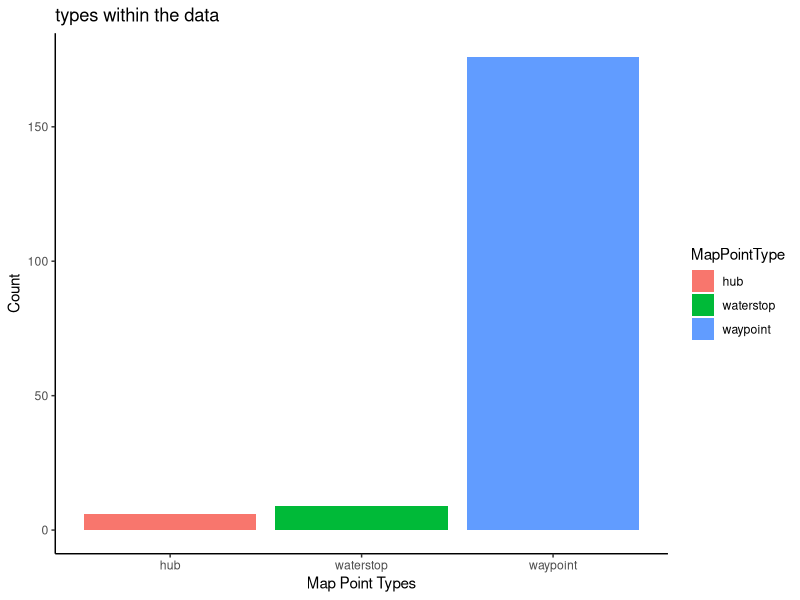
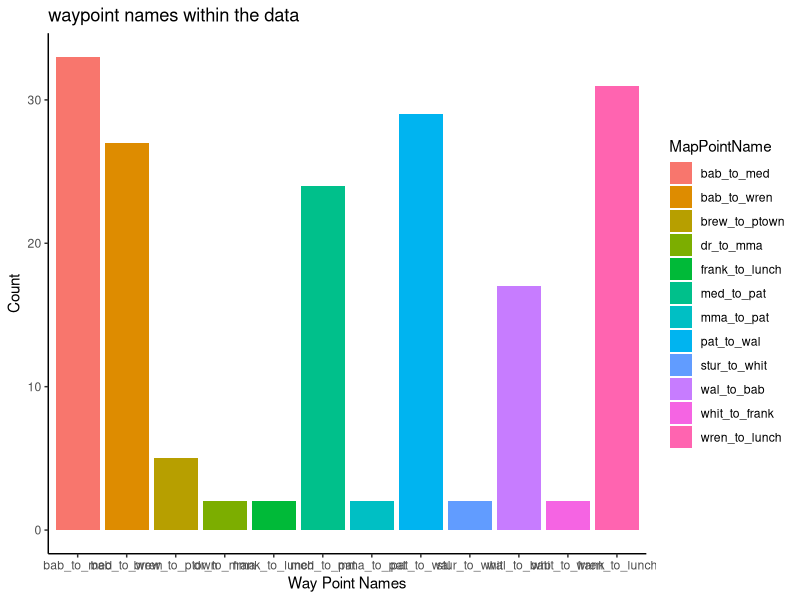

Write R code to recreate these figures, in order. (Note: this script raises an error after producing the figures.)
# philip walsh
# philipwalsh.ds@gmail.com
# 2020-03-01
# exploratory data analysis
library(tidyverse)


# all data stored in .csv files in the data/ dir

list.dirs(recursive=F)
#[1] "./.git"        "./.Rproj.user" "./.vs"         "./data"        "./excluded"

list.files('data/')
#[1] "mappoints.csv" "routes.csv" "routes_segments.csv" "segments.csv" "segments_mappoints.csv"
mappoints <- read.csv("data/mappoints.csv", header = T)
routes <- read.csv("data/routes.csv", header = T)
routes_segments <- read.csv("data/routes_segments.csv", header = T)
segments <- read.csv("data/segments.csv", header = T)
segments_mappoints <- read.csv("data/segments_mappoints.csv", header = T)


##
## explore mappoints
##

mappoints %>% head()
#  MapPointID          MapPointName MapPointType      lat       lon
#1          1            Sturbridge          hub 42.11296 -72.08805
#2          2          Whitinsville    waterstop 42.10892 -71.66112
#3          3              Franklin    waterstop 42.05620 -71.42097
#4          4      Dighton Rehoboth          hub 41.85193 -71.20301
#5          5               Wareham    waterstop 41.75448 -70.69883
#6          6 Mass Maritime Academy          hub 41.74085 -70.62206

# check for missing data
sapply(mappoints, function(x) sum(is.na(x)))

#MapPointID MapPointName MapPointType          lat          lon 
#0            0            0            0            0

# good to go, no misisng data here


mappoints %>% 
  group_by(MapPointType) %>% 
  summarise(map_point_type_count = n())

#1 hub                             6
#2 waterstop                       9
#3 waypoint                      184

# so a few hubs, a few water stops and lot of way points

mappoints %>% 
  group_by(MapPointType) %>% 
  summarise(map_point_type_count = n()) %>% 
  ggplot(aes(x = MapPointType, y = map_point_type_count, fill = MapPointType)) +
  geom_bar(stat = "identity") +
  theme_classic() +
  labs(x="Map Point Types", y="Count", title="types within the data")


mappoints %>% filter(MapPointType=='hub')
#MapPointID          MapPointName MapPointType      lat       lon
#1          1            Sturbridge          hub 42.11296 -72.08805
#2          4      Dighton Rehoboth          hub 41.85193 -71.20301
#3          6 Mass Maritime Academy          hub 41.74085 -70.62206
#4          9                P-Town          hub 42.03704 -70.19849
#5         12         Patriot Place          hub 42.08836 -71.26162
#6         14                Babson          hub 42.29598 -71.26289

mappoints %>% filter(MapPointType=='waterstop')
#MapPointID MapPointName MapPointType      lat       lon
#1          2 Whitinsville    waterstop 42.10892 -71.66112
#2          3     Franklin    waterstop 42.05620 -71.42097
#3          5      Wareham    waterstop 41.75448 -70.69883
#4          7   Barnstable    waterstop 41.69328 -70.28678
#5          8     Brewster    waterstop 41.77566 -70.03285
#6         11   Middleboro    waterstop 41.90734 -70.88962
#7         13      Walpole    waterstop 42.16322 -71.23789
#8         15     Medfield    waterstop 42.18563 -71.29756
#9         16     Wrentham    waterstop 42.08357 -71.32636

mappoints %>% filter(MapPointType=='waypoint') %>% head()
#  MapPointID  MapPointName MapPointType      lat       lon
#1         18 brew_to_ptown     waypoint 41.78652 -69.99322
#2         19 brew_to_ptown     waypoint 41.83669 -69.97425
#3         20 brew_to_ptown     waypoint 41.91554 -69.98828
#4         21 brew_to_ptown     waypoint 42.03451 -70.08034
#5         22 brew_to_ptown     waypoint 42.06577 -70.15304
#6         23    bab_to_med     waypoint 42.29857 -71.26071


#what are the names within the waypoints
mappoints %>% 
  filter(MapPointType=='waypoint') %>%
  group_by(MapPointName) %>% 
  summarise(count_by_name = n())

#1 bab_to_med                 33
#2 bab_to_wren                27
#3 barn_to_brew                2
#4 brew_to_ptown               6
#5 dr_to_mma                   2
#6 frank_to_lunch              2
#7 med_to_pat                 24
#8 mma_to_barn                 5
#9 mma_to_pat                  2
#10 pat_to_wal                29
#11 stur_to_whit               2
#12 wal_to_bab                17
#13 whit_to_frank              2
#14 wren_to_lunch             31

# the name of the waypoint indicates the starting waterstop/hub and finishing waterstop/hub
# some of the gaps, from point a to point b have many waypoints
# and some of them are lacking.  we will see this lack of definition 
# more clearly when we map the routes
# some of the routes will follow a winding path while others will be a straight line


mappoints %>% 
  group_by(MapPointName) %>% 
  filter(MapPointType=='waypoint') %>%
  summarise(map_point_name_count = n()) %>% 
  ggplot(aes(x = MapPointName, y = map_point_name_count, fill = MapPointName)) +
  geom_bar(stat = "identity") +
  theme_classic() +
  labs(x="Way Point Names", y="Count", title="waypoint names within the data")


# i will create a seperate varable for all 3 types
# and I like to save each out to the excluded folder
# the excluded folder will not be checked into github via the .gitignore
hubs <- subset(mappoints, MapPointType=='hub')
write.csv(hubs,"excluded\\_hubs.csv", row.names = FALSE)

waterstops <- subset(mappoints, MapPointType=='waterstop')
write.csv(waterstops,"excluded\\_waterstops.csv", row.names = FALSE)

waypoints <- subset(mappoints, MapPointType=='waypoint')
write.csv(waypoints,"excluded\\_waypoints.csv", row.names = FALSE)



##
## explore routes
##

routes

#  RouteID RouteType                         RouteName                  RouteDescription
#1       1     2 Day          Sturbridge to P-Town Inn          Sturbridge to P-Town Inn
#2       3     2 Day              Sturbridge to Babson              Sturbridge to Babson
#3       4     2 Day                  Babson to P-Town                  Babson to P-Town
#4       6     1 Day                 Sturbridge to MMA                 Sturbridge to MMA
#5       7     1 Day                     Babson to MMA                     Babson to MMA
#6       8     1 Day                     MMA to Babson                     MMA to Babson
#7       9     1 Day Babson to Patriot Place to Babson Babson to Patriot Place to Babson
#8      10     1 Day           Babson to Patriot Place           Babson to Patriot Place



# the data frou routes is tiny, and i can see there are no NAs
sapply(routes, function(x) sum(is.na(x)))
#         RouteID        RouteType        RouteName RouteDescription 
#               0                0                0                0



# up to this point, we have 
# mappoints with a MapPointID
# routes with a RouteID
# the remainder of the data will tie the routes to the mappoints


##
## explore Segements
## 

nrow(segments)
#[1] 7

segments 

#  SegmentID                            SegmentName                     SegmentDescription Day
#1         1 Sturbridge to Dighton Rehoboth (Lunch) Sturbridge to Dighton Rehoboth (Lunch)   1
#2         2                              DR to MMA                              DR to MMA   1
#3         4                          MMA to P-Town               Brerewster to P-Town Inn   2
#4         6     Babson to Dighton Rehoboth (Lunch)     Babson to Dighton Rehoboth (Lunch)   1
#5         7                   MMA to Patriot Place                   MMA to Patriot Place   2
#6         8                Babson to Patriot Place                Babson to Patriot Place   2
#7         9                Patriot Place to Babson                Patriot Place to Babson   2

# one occular pat down and we see all the data with no NAs




##
## explore routes_segments
##

nrow(routes_segments)
#[1] 19

routes_segments %>% head()
#  RouteID RouteSegmentSequence SegmentID
#1       1                    1         1
#2       1                    2         2
#3       1                    3         4
#4       3                    1         1
#5       3                    2         2
#6       3                    3         7

# one to many relationship, routes >> routes_segments

routes_and_segments_temp = left_join(routes, routes_segments, by="RouteID")
routes_and_segments_temp %>% head()
#  RouteID RouteType                RouteName         RouteDescription RouteSegmentSequence SegmentID
#1       1     2 Day Sturbridge to P-Town Inn Sturbridge to P-Town Inn                    1         1
#2       1     2 Day Sturbridge to P-Town Inn Sturbridge to P-Town Inn                    2         2
#3       1     2 Day Sturbridge to P-Town Inn Sturbridge to P-Town Inn                    3         4
#4       3     2 Day     Sturbridge to Babson     Sturbridge to Babson                    1         1
#5       3     2 Day     Sturbridge to Babson     Sturbridge to Babson                    2         2
#6       3     2 Day     Sturbridge to Babson     Sturbridge to Babson                    3         7



# and there is a segmentid, many to one relationship
routes_and_segments = right_join(routes_and_segments_temp, segments, by="SegmentID")




routes_and_segments %>% head() 

routes_and_segments %>% 
  select(RouteID, RouteType, RouteName, RouteSegmentSequence,SegmentID,SegmentName) %>% 
  arrange(RouteID) %>% 
  head()

#  RouteID RouteType                RouteName RouteSegmentSequence SegmentID                            SegmentName
#1       1     2 Day Sturbridge to P-Town Inn                    1         1 Sturbridge to Dighton Rehoboth (Lunch)
#2       1     2 Day Sturbridge to P-Town Inn                    2         2                              DR to MMA
#3       1     2 Day Sturbridge to P-Town Inn                    3         4                          MMA to P-Town
#4       3     2 Day     Sturbridge to Babson                    1         1 Sturbridge to Dighton Rehoboth (Lunch)
#5       3     2 Day     Sturbridge to Babson                    2         2                              DR to MMA
#6       3     2 Day     Sturbridge to Babson                    3         7                   MMA to Patriot Place


routes_and_segments %>%
  select(RouteID, RouteType, RouteName, RouteSegmentSequence,SegmentID,SegmentName) %>%
  arrange(RouteID) %>%
  filter(RouteID<5) 
#   RouteID RouteType                RouteName RouteSegmentSequence SegmentID                            SegmentName
#1        1     2 Day Sturbridge to P-Town Inn                    1         1 Sturbridge to Dighton Rehoboth (Lunch)
#2        1     2 Day Sturbridge to P-Town Inn                    2         2                              DR to MMA
#3        1     2 Day Sturbridge to P-Town Inn                    3         4                          MMA to P-Town
#4        3     2 Day     Sturbridge to Babson                    1         1 Sturbridge to Dighton Rehoboth (Lunch)
#5        3     2 Day     Sturbridge to Babson                    2         2                              DR to MMA
#6        3     2 Day     Sturbridge to Babson                    3         7                   MMA to Patriot Place
#7        3     2 Day     Sturbridge to Babson                    4         9                Patriot Place to Babson
#8        4     2 Day         Babson to P-Town                    2         2                              DR to MMA
#9        4     2 Day         Babson to P-Town                    3         4                          MMA to P-Town
#10       4     2 Day         Babson to P-Town                    1         6     Babson to Dighton Rehoboth (Lunch)


routes_and_segments %>% group_by(RouteID) %>% 
  summarise(count_of_route_segmnets=n())

#  RouteID count_of_route_segmnets
#    <int>                   <int>
#1       1                       3
#2       3                       4
#3       4                       3
#4       6                       2
#5       7                       2
#6       8                       2
#7       9                       2
#8      10                       1

# varying segments per route, a high of 4 for route 3, and a low of 1 for route 10


# how many times are each segment in play
# group by ID
routes_and_segments %>% 
  group_by(SegmentID) %>% 
  summarise(segment_count=n())
#  SegmentID segment_count
#      <int>         <int>
#1         1             3
#2         2             5
#3         4             2
#4         6             2
#5         7             2
#6         8             2
#7         9             3

#same as abouve, group by name
routes_and_segments %>% 
  group_by(SegmentName) %>% 
  summarise(segment_count=n())
#  SegmentName                            segment_count
#  <fct>                                          <int>
#1 Babson to Dighton Rehoboth (Lunch)                 2
#2 Babson to Patriot Place                            2
#3 DR to MMA                                          5
#4 MMA to P-Town                                      2
#5 MMA to Patriot Place                               2
#6 Patriot Place to Babson                            3
#7 Sturbridge to Dighton Rehoboth (Lunch)             3

# same again, group by id and name
routes_and_segments %>% 
  group_by(SegmentID,SegmentName) %>% 
  summarise(segment_count=n())
#  SegmentID SegmentName                            segment_count
#      <int> <fct>                                          <int>
#1         1 Sturbridge to Dighton Rehoboth (Lunch)             3
#2         2 DR to MMA                                          5
#3         4 MMA to P-Town                                      2
#4         6 Babson to Dighton Rehoboth (Lunch)                 2
#5         7 MMA to Patriot Place                               2
#6         8 Babson to Patriot Place                            2
#7         9 Patriot Place to Babson                            3


# so the Dighton Rehoboth to Mass Maritime segment is in use by 5 routes
# Babson to DR is in use by 2 routes, hmmmm, thats peculiar, I will need to investigate this

write.csv(all_routes_and_segments,"excluded\\_all_routes_investigate.csv", row.names = FALSE)

# so there are 2 official routes that pas through the segment Babson to DR
#  1 day, Babson to MMA
#  2 day, Babson to MMA to PTown
#  its redundant a bit but when riders register,the sign up for wither of the 2 routs, not an ala carte type of selection.


##
## explore segments map points
##

nrow(segments_mappoints)
#[1] 184

# ah we are now getting to the meat of the data


segments_mappoints %>% head()
#  SegmentID SegmentMapPointSequence MapPointID
#1         1                       1        184
#2         1                       2        185
#3         1                       3        186
#4         1                       4        187
#5         1                       5        188
#6         1                       6        189
# SegmentId is the foreign key, with a sequence to mke it unique
# and a join out to the map point, witch we can assume may be a one to many, dont assume a point inst used more than once



segments_and_mappoints = left_join(segments, segments_mappoints, by="SegmentID")
nrow(test_join_3)
test_join_3 %>% head()








#routes_to_segments <- left_join(routes, routes_segments, by="RouteID")
#write.csv(routes_to_segments,"excluded\\_routes_to_segments.csv", row.names = FALSE)
#routes_to_segments_waypoints = left_join(routes_to_segments, segments_mappoints, by="SegmentID")
#write.csv(routes_to_segments_waypoints,"excluded\\_routes_to_segments_waypoints.csv", row.names = FALSE)
#routes_waypoints = left_join(routes_to_segments_waypoints, waypoints, by='MapPointID')
#write.csv(routes_waypoints,"excluded\\_routes_waypoints.csv", row.names = FALSE)


